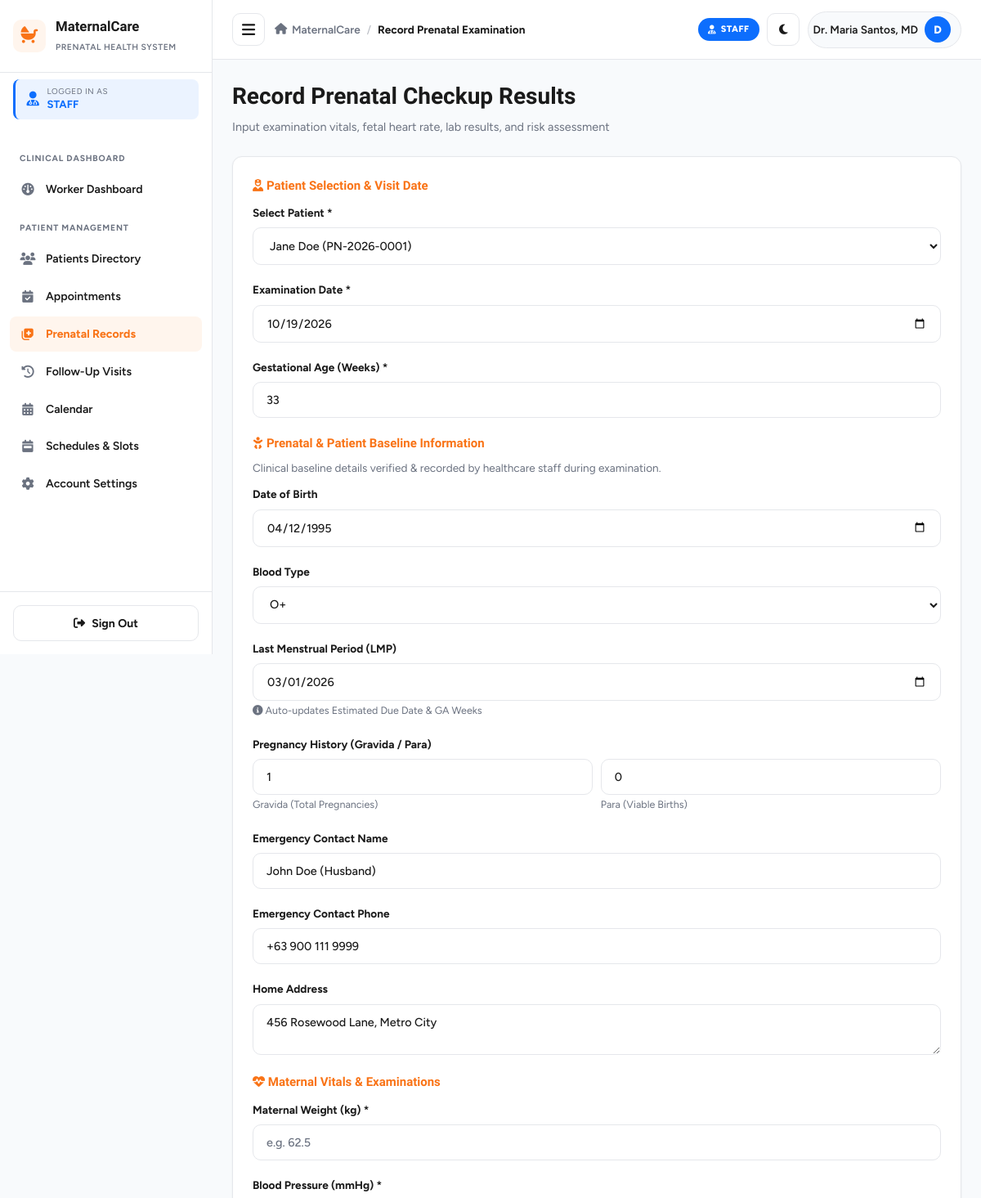
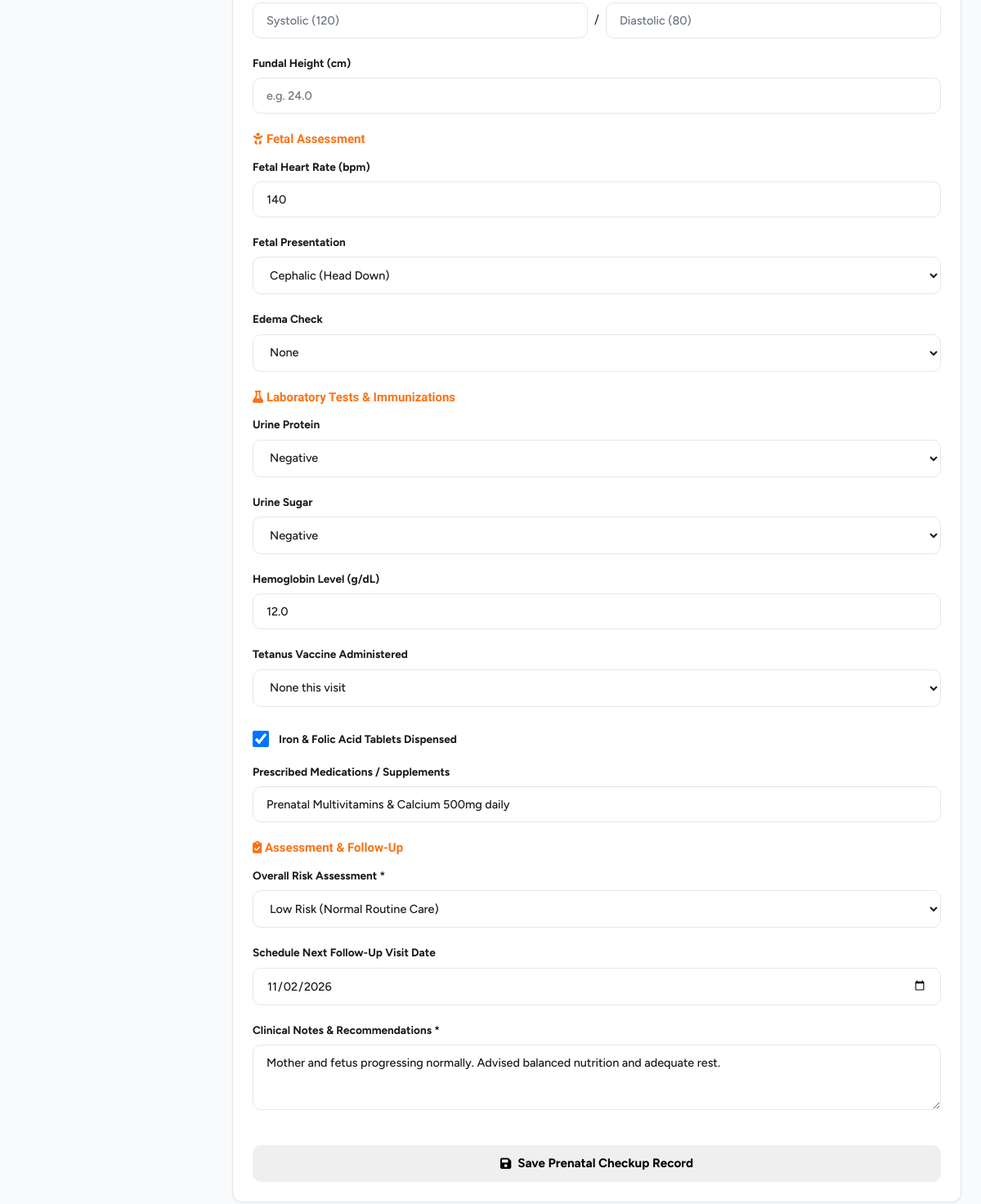
Screenshot of /worker_record_checkup.php?patient_id=1 (signed in) with the database file from the repository (2 pictures, top to bottom).
### tables this page shows
CREATE TABLE IF NOT EXISTS `patients` (
    `id` INT AUTO_INCREMENT PRIMARY KEY,
    `user_id` INT NOT NULL,
    `patient_code` VARCHAR(20) NOT NULL UNIQUE,
    `dob` DATE DEFAULT NULL,
    `address` TEXT DEFAULT NULL,
    `blood_type` VARCHAR(5) DEFAULT 'A+',
    `emergency_contact_name` VARCHAR(100) DEFAULT NULL,
    `emergency_contact_phone` VARCHAR(20) DEFAULT NULL,
    `lmp` DATE DEFAULT NULL,
    `edd` DATE DEFAULT NULL,
    `gravida` INT DEFAULT 1,
    `para` INT DEFAULT 0,
    `abortus` INT DEFAULT 0,
    `medical_history` TEXT DEFAULT NULL,
    `created_at` TIMESTAMP DEFAULT CURRENT_TIMESTAMP,
    FOREIGN KEY (`user_id`) REFERENCES `users`(`id`) ON DELETE CASCADE
);

### config.php (called while the page is built, shortened)
<?php
function sanitize($data) {
    return htmlspecialchars(trim((string)$data), ENT_QUOTES, 'UTF-8');
}
function calculateGestationalAgeWeeks($lmpDateStr, $targetDateStr = 'now') {
    $lmp = new DateTime($lmpDateStr);
    $target = new DateTime($targetDateStr);
    $interval = $lmp->diff($target);
    $days = $interval->days;
    return floor($days / 7);
}

### worker_record_checkup.php (the view, shortened to what this page needs)
<?php
require_once __DIR__ . '/config.php';
require_once __DIR__ . '/auth_check.php';
$selectedPatientId = (int)($_GET['patient_id'] ?? 0);
$selectedApptId = (int)($_GET['appointment_id'] ?? 0);
try {
    $db = getDB();
    $patientsStmt = $db->query("SELECT p.id, p.patient_code, p.lmp, u.full_name FROM patients p JOIN users u ON p.user_id = u.id ORDER BY u.full_name ASC");
    $patientsList = $patientsStmt->fetchAll();
    $patientInfo = null;
    $calculatedGA = 12;
    if ($selectedPatientId) {
        $pInfoStmt = $db->prepare("SELECT p.*, u.full_name, u.phone, u.email FROM patients p JOIN users u ON p.user_id = u.id WHERE p.id = ?");
        $pInfoStmt->execute([$selectedPatientId]);
        $patientInfo = $pInfoStmt->fetch();
        if ($patientInfo && $patientInfo['lmp']) {
            $calculatedGA = calculateGestationalAgeWeeks($patientInfo['lmp']);
        }
    }
} catch (Exception $e) {
    if (isset($db) && $db->inTransaction()) $db->rollBack();
    $error = "Error saving record: " . $e->getMessage();
}
include __DIR__ . '/../includes/header.php';
?>
<div class="page-header">
    <div class="page-title">
        <h1>Record Prenatal Checkup Results</h1>
        <p>Input examination vitals, fetal heart rate, lab results, and risk assessment</p>
    </div>
</div>
<div class="dashboard-card" style="max-width: 900px; margin: 0 auto;">
    <form method="POST" action="">
        <h4 class="mb-3 text-primary"><i class="fa-solid fa-user-nurse"></i> Patient Selection & Visit Date</h4>
        <div class="form-row">
            <div class="form-group">
                <label class="form-label">Select Patient *</label>
                <select name="patient_id" class="form-control" onchange="window.location.href='record_checkup.php?patient_id=' + this.value + '&appointment_id=<?php echo $selectedApptId; ?>'" required>
                    <?php foreach ($patientsList as $pl): ?>
                        <option value="<?php echo $pl['id']; ?>" <?php echo $selectedPatientId == $pl['id'] ? 'selected' : ''; ?>>
                            <?php echo sanitize($pl['full_name']); ?> (<?php echo sanitize($pl['patient_code']); ?>)
                        </option>
                    <?php endforeach; ?>
                </select>
            </div>
            <div class="form-group">
                <label class="form-label">Examination Date *</label>
                <input type="date" name="visit_date" class="form-control" value="<?php echo date('Y-m-d'); ?>" required>
            </div>
            <div class="form-group">
                <label class="form-label">Gestational Age (Weeks) *</label>
                <input type="number" name="gestational_age_weeks" id="ga_weeks_input" class="form-control" value="<?php echo $calculatedGA; ?>" min="1" max="44" required>
            </div>
        </div>
        <h4 class="mt-4 mb-2 text-primary"><i class="fa-solid fa-baby"></i> Prenatal & Patient Baseline Information</h4>
        <p class="text-muted mb-3" style="font-size: 0.85rem;">
            Clinical baseline details verified &amp; recorded by healthcare staff during examination.
        </p>
        <div class="form-row">
            <div class="form-group">
                <label class="form-label">Date of Birth</label>
                <input type="date" name="dob" class="form-control" value="<?php echo sanitize($patientInfo['dob'] ?? ''); ?>">
            </div>
            <div class="form-group">
                <label class="form-label">Blood Type</label>
                <select name="blood_type" class="form-control">
                    <?php
                    $currBt = $patientInfo['blood_type'] ?? 'A+';
                    foreach (['O+','A+','B+','AB+','O-','A-','B-','AB-'] as $bt):
                    ?>
                        <option value="<?php echo $bt; ?>" <?php echo $currBt === $bt ? 'selected' : ''; ?>><?php echo $bt; ?></option>
                    <?php endforeach; ?>
                </select>
            </div>
            <div class="form-group">
                <label class="form-label">Last Menstrual Period (LMP)</label>
                <input type="date" name="lmp" id="lmp_input" class="form-control" value="<?php echo sanitize($patientInfo['lmp'] ?? ''); ?>" onchange="calcGAFromLMP(this.value)">
                <small class="text-muted"><i class="fa-solid fa-circle-info"></i> Auto-updates Estimated Due Date &amp; GA Weeks</small>
            </div>
        </div>
        <div class="form-row">
            <div class="form-group">
                <label class="form-label">Pregnancy History (Gravida / Para)</label>
                <div style="display: flex; gap: 0.6rem;">
                    <div style="flex: 1;">
                        <input type="number" name="gravida" class="form-control" placeholder="Gravida" min="1" value="<?php echo (int)($patientInfo['gravida'] ?? 1); ?>">
                        <small class="text-muted">Gravida (Total Pregnancies)</small>
                    </div>
                    <div style="flex: 1;">
                        <input type="number" name="para" class="form-control" placeholder="Para" min="0" value="<?php echo (int)($patientInfo['para'] ?? 0); ?>">
                        <small class="text-muted">Para (Viable Births)</small>
                    </div>
                </div>
            </div>
            <div class="form-group">
                <label class="form-label">Emergency Contact Name</label>
                <input type="text" name="emergency_contact_name" class="form-control" placeholder="Spouse or relative" value="<?php echo sanitize($patientInfo['emergency_contact_name'] ?? ''); ?>">
            </div>
            <div class="form-group">
                <label class="form-label">Emergency Contact Phone</label>
                <input type="text" name="emergency_contact_phone" class="form-control" placeholder="+63 999 999 9999" value="<?php echo sanitize($patientInfo['emergency_contact_phone'] ?? ''); ?>">
            </div>
        </div>
        <div class="form-group mb-4">
            <label class="form-label">Home Address</label>
            <textarea name="address" class="form-control" rows="2" placeholder="Street, Barangay, City, Province"><?php echo sanitize($patientInfo['address'] ?? ''); ?></textarea>
        </div>
        <h4 class="mt-4 mb-3 text-primary"><i class="fa-solid fa-heart-pulse"></i> Maternal Vitals & Examinations</h4>
        <div class="form-row">
            <div class="form-group">
                <label class="form-label">Maternal Weight (kg) *</label>
                <input type="number" step="0.1" name="weight_kg" class="form-control" placeholder="e.g. 62.5" required>
            </div>
            <div class="form-group">
                <label class="form-label">Blood Pressure (mmHg) *</label>
                <div style="display: flex; gap: 0.5rem; align-items: center;">
                    <input type="number" name="systolic_bp" class="form-control" placeholder="Systolic (120)" required>
                    <span>/</span>
                    <input type="number" name="diastolic_bp" class="form-control" placeholder="Diastolic (80)" required>
                </div>
            </div>
            <div class="form-group">
                <label class="form-label">Fundal Height (cm)</label>
                <input type="number" step="0.5" name="fundal_height_cm" class="form-control" placeholder="e.g. 24.0">
            </div>
        </div>
        <h4 class="mt-4 mb-3 text-primary"><i class="fa-solid fa-baby"></i> Fetal Assessment</h4>
        <div class="form-row">
            <div class="form-group">
                <label class="form-label">Fetal Heart Rate (bpm)</label>
                <input type="number" name="fetal_heart_rate" class="form-control" placeholder="Normal: 120-160 bpm" value="140">
            </div>
            <div class="form-group">
                <label class="form-label">Fetal Presentation</label>
                <select name="fetal_presentation" class="form-control">
                    <option value="Cephalic">Cephalic (Head Down)</option>
                </select>
            </div>
            <div class="form-group">
                <label class="form-label">Edema Check</label>
                <select name="edema" class="form-control">
                    <option value="none">None</option>
                </select>
            </div>
        </div>
        <h4 class="mt-4 mb-3 text-primary"><i class="fa-solid fa-flask"></i> Laboratory Tests & Immunizations</h4>
        <div class="form-row">
            <div class="form-group">
                <label class="form-label">Urine Protein</label>
                <select name="urine_protein" class="form-control">
                    <option value="Negative">Negative</option>
                </select>
            </div>
            <div class="form-group">
                <label class="form-label">Urine Sugar</label>
                <select name="urine_sugar" class="form-control">
                    <option value="Negative">Negative</option>
                </select>
            </div>
            <div class="form-group">
                <label class="form-label">Hemoglobin Level (g/dL)</label>
                <input type="number" step="0.1" name="hemoglobin_level" class="form-control" placeholder="Normal: 11.0-14.0" value="12.0">
            </div>
        </div>
        <div class="form-row">
            <div class="form-group">
                <label class="form-label">Tetanus Vaccine Administered</label>
                <select name="tetanus_vaccine_given" class="form-control">
                    <option value="None">None this visit</option>
                </select>
            </div>
            <div class="form-group" style="display: flex; align-items: center; gap: 0.75rem; margin-top: 1.8rem;">
                <input type="checkbox" id="iron_folic" name="iron_folic_given" value="1" checked style="width: 20px; height: 20px;">
                <label for="iron_folic" class="form-label" style="margin-bottom:0;">Iron & Folic Acid Tablets Dispensed</label>
            </div>
        </div>
        <div class="form-group">
            <label class="form-label">Prescribed Medications / Supplements</label>
            <input type="text" name="vitamins_prescribed" class="form-control" placeholder="e.g. Prenatal Multivitamins, Calcium 500mg daily" value="Prenatal Multivitamins & Calcium 500mg daily">
        </div>
        <h4 class="mt-4 mb-3 text-primary"><i class="fa-solid fa-clipboard-check"></i> Assessment & Follow-Up</h4>
        <div class="form-row">
            <div class="form-group">
                <label class="form-label">Overall Risk Assessment *</label>
                <select name="risk_assessment" class="form-control" required>
                    <option value="low_risk">Low Risk (Normal Routine Care)</option>
                </select>
            </div>
            <div class="form-group">
                <label class="form-label">Schedule Next Follow-Up Visit Date</label>
                <?php
                    $defaultNext = date('Y-m-d', strtotime('+4 weeks'));
                    if ($calculatedGA >= 28 && $calculatedGA < 36) $defaultNext = date('Y-m-d', strtotime('+2 weeks'));
                ?>
                <input type="date" name="next_visit_date" class="form-control" value="<?php echo $defaultNext; ?>">
            </div>
        </div>
        <div class="form-group">
            <label class="form-label">Clinical Notes & Recommendations *</label>
            <textarea name="clinical_notes" class="form-control" rows="3" placeholder="Enter findings, patient instructions, and follow-up advice..." required>Mother and fetus progressing normally. Advised balanced nutrition and adequate rest.</textarea>
        </div>
        <button type="submit" class="btn btn-accent btn-lg btn-block mt-4">
            <i class="fa-solid fa-floppy-disk"></i> Save Prenatal Checkup Record
        </button>
    </form>
</div>
<?php include __DIR__ . '/../includes/footer.php'; ?>

### style.css (style rules this page uses)
:root { --primary: #f97316; --primary-dark: #ea580c; --primary-light: #fff5ed; --success: #10b981; --warning: #f59e0b; --danger: #dc3545; --info: #0d6efd; --bg-body: #f8fafc; --surface: #ffffff; --text-dark: #1a1a1a; --text-muted: #6b7280; --border-color: #e5e7eb; --radius-sm: 8px; --radius-md: 12px; --radius-lg: 16px; --shadow-sm: 0 1px 3px rgba(0, 0, 0, 0.05); --shadow-md: 0 4px 12px rgba(0, 0, 0, 0.08); --shadow-lg: 0 10px 30px rgba(0, 0, 0, 0.12); --transition: all 0.25s ease; --sidebar-width: 260px; }
* { margin: 0; padding: 0; box-sizing: border-box; }
html, body { max-width: 100%; overflow-x: hidden; }
body { font-family: 'Figtree', -apple-system, BlinkMacSystemFont, 'Segoe UI', sans-serif; background: var(--bg-body); color: var(--text-dark); line-height: 1.5; font-size: 15px; transition: background 0.3s ease, color 0.3s ease; }
h1, h2, h3, h4, h5, h6 { font-family: 'Bricolage Grotesque', 'Figtree', sans-serif; font-weight: 700; color: var(--text-dark); }
.page-header { display: flex; justify-content: space-between; align-items: flex-start; gap: 1rem; margin-bottom: 1.5rem; flex-wrap: wrap; }
.page-header h1 { font-size: 1.75rem; margin-bottom: 0.35rem; }
.page-header p { color: var(--text-muted); font-size: 0.9rem; }
.dashboard-card { background: var(--surface); border: 1px solid var(--border-color); border-radius: var(--radius-md); padding: 1.5rem; box-shadow: var(--shadow-sm); transition: background 0.3s ease, border-color 0.3s ease; }
.form-group { margin-bottom: 1.25rem; }
.form-label { display: block; font-size: 0.85rem; font-weight: 700; color: var(--text-dark); margin-bottom: 0.5rem; }
.form-control { width: 100%; padding: 0.75rem 1rem; border: 1.5px solid var(--border-color); border-radius: 10px; background: var(--surface); color: var(--text-dark); font-family: inherit; font-size: 0.9rem; font-weight: 500; transition: var(--transition); outline: none; }
.form-control::placeholder { color: var(--text-muted); }
.btn { display: inline-flex; align-items: center; justify-content: center; gap: 0.5rem; padding: 0.65rem 1.15rem; border-radius: 10px; border: none; font-family: inherit; font-size: 0.88rem; font-weight: 700; cursor: pointer; transition: var(--transition); text-decoration: none; white-space: nowrap; }
.btn-block { width: 100%; }
.btn-lg { padding: 0.85rem 1.5rem; font-size: 0.95rem; }
.text-muted { color: var(--text-muted); }
.text-primary { color: var(--primary); }
.mb-2 { margin-bottom: 0.5rem; }
.mb-3 { margin-bottom: 0.75rem; }
.mb-4 { margin-bottom: 1rem; }
.mt-4 { margin-top: 1rem; }

### rows the page displays
patients: gestational_age_weeks "33", dob "04/12/1995", blood_type "O+", lmp "03/01/2026", gravida "1", para "0", emergency_contact_name "John Doe (Husband)", emergency_contact_phone "+63 900 111 9999", address "456 Rosewood Lane, Metro City"

### other values shown
$role['label'] "STAFF"
$item['section'] "CLINICAL DASHBOARD"
$item['label'] "Worker Dashboard"
$item['section'] "PATIENT MANAGEMENT"
$item['label'] "Patients Directory"
$item['label'] "Appointments"
$item['label'] "Prenatal Records"
$item['label'] "Follow-Up Visits"
$item['label'] "Calendar"
$item['label'] "Schedules & Slots"
$item['label'] "Account Settings"
$pageTitle "Record Prenatal Examination"
$currentName "Dr. Maria Santos, MD"
$userInitial "D"
form field patient_id "Jane Doe (PN-2026-0001)"
